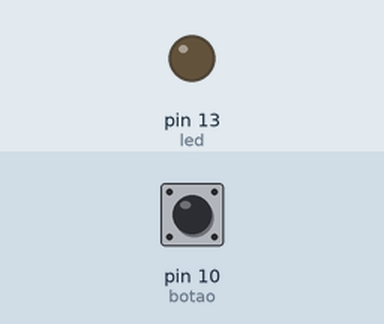
Recording of a sketch running on a simulated Arduino Uno, built with avr-gcc and run on an emulated ATmega328P. Parts: output pins drawn as LEDs (lit = HIGH). Inputs (shaded band) come from the test bench; at power-on: pin 10 (botao) LOW.

Above: at 1.2 s.
1.3 s: pin 10 (botao) pulled HIGH for 0.15 s
At 1.37 s:
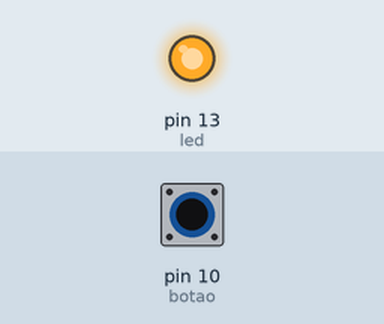
2.9 s: pin 10 (botao) pulled HIGH for 3.2 s
At 6.8 s:
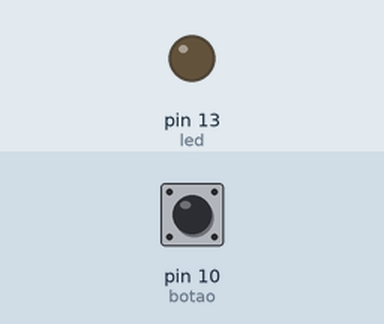
Timing chart, 0 to 8.3 s (numbered marks = the images above; inputs shaded):
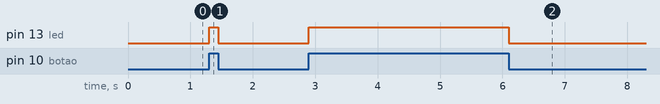

The sketch:

codigo.ino
```cpp
const int led = 13;
const int botao = 10;


int estadoBotao = 0;

void setup() {
  pinMode(led,OUTPUT);
  pinMode(botao,INPUT);
}


void loop()
{
  estadoBotao = digitalRead(botao);
  if (estadoBotao == HIGH) {
    digitalWrite(led,HIGH);
  } else {
    digitalWrite(led,LOW);
  }
}
```

Measured:
- after the input at 1.3 s, pin 13 (led): LOW → HIGH at once, → LOW 0.15 s later
- after the input at 2.9 s, pin 13 (led): LOW → HIGH at once, → LOW 3.2 s later
